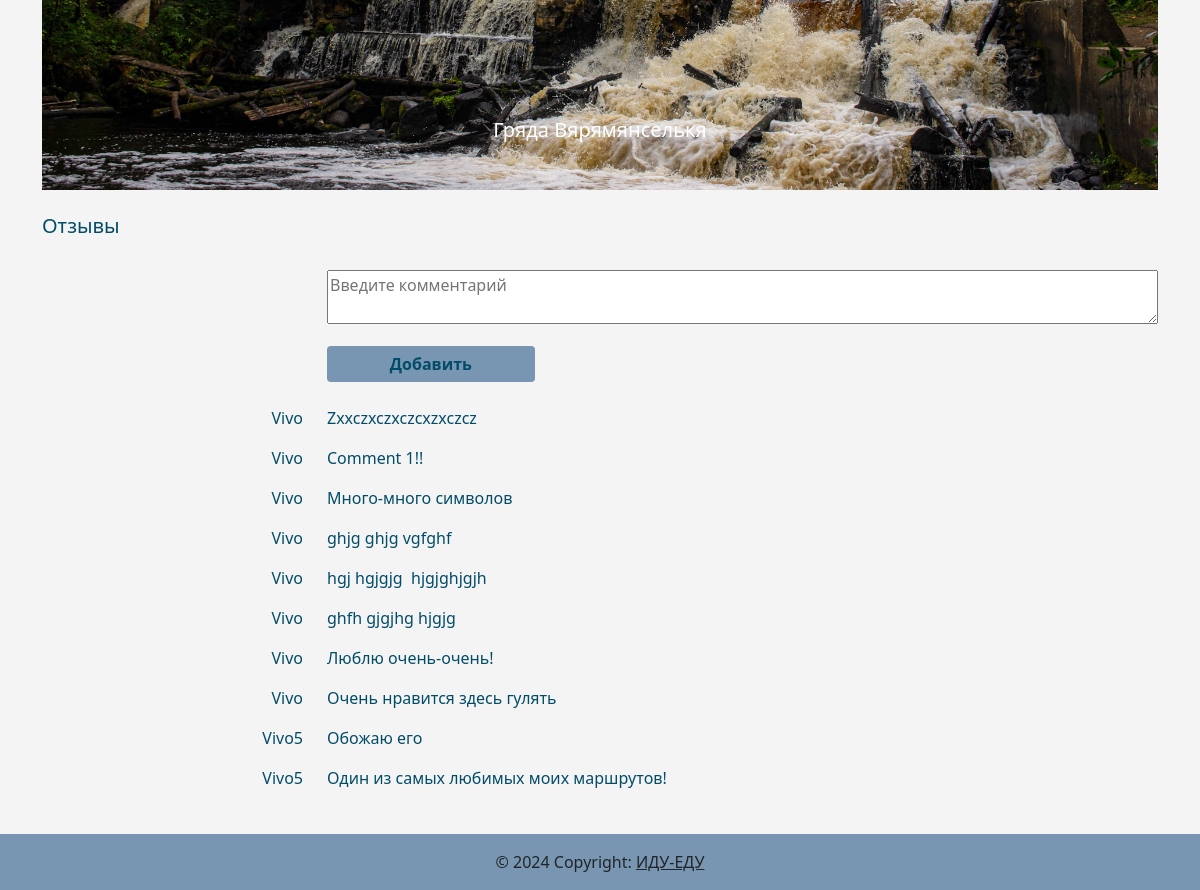
Page /trip/1 (lower part) on the earlier database version.
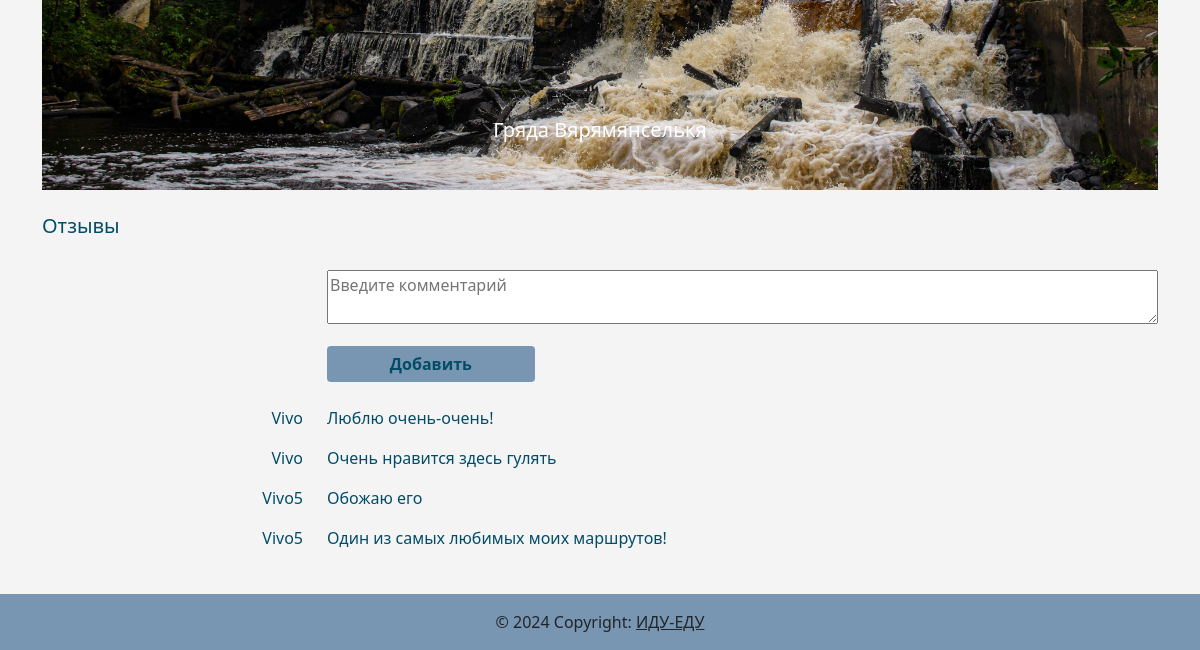
Same page on the later database version.
### models.py (models this page shows, shortened)
class Photo(Base):
    __tablename__ = 'photos'
    id = Column(Integer, primary_key=True, autoincrement=True)
    link = Column(String(100), nullable=False, unique=True)
    photo_name = Column(String(100), nullable=False)
    trips = relationship("Trip", secondary='trip_photos', back_populates='photos')
    trip_description_id = relationship('Trip_description', backref='photos', uselist=False)

class Comment(Base):
    __tablename__ = 'comment'
    id = Column(Integer, primary_key=True, autoincrement=True)
    description = Column(String, nullable=True)
    trip_id = Column(Integer, ForeignKey('trips.id'))
    user_id = Column(Integer(), ForeignKey('user.id'))

class User(Base, UserMixin):
    __tablename__ = 'user'
    id = Column(Integer, primary_key=True, autoincrement=True)
    username = Column(String(100), nullable=False, unique=True)
    about_me = Column(String, nullable=True)
    email = Column(String(100), index=True,
                   unique=True, nullable=True)
    hashed_password = Column(String, nullable=True)
    comment = relationship("Comment", backref="user")

### content_pages/content_pages.py (the view, shortened to what this page needs)
@content_pages.route('/trip/<int:trip_id>', methods=['GET', 'POST'])
def trip(trip_id: int):
    form = CommentForm()
    with models.Session() as session:
        session.commit()
    trip_photos = session.query(models.Trip_photo, models.Photo).join(models.Photo).filter(models.Trip_photo.trip_id==trip_id).all()
    len_trip_photos = len(trip_photos)
    trip_description = session.query(models.Trip, models.Trip_type, models.Trip_level, models.Trip_description, models.Trip_duration, models.Photo).join(models.Trip_type).join(models.Trip_level).join(models.Trip_description).join(models.Trip_duration).join(models.Photo).filter(models.Trip.id == trip_id)
    trip_comments = session.query(models.Comment, models.User).join(models.User).filter(models.Comment.trip_id == trip_id).order_by(models.Comment.id.desc())
    return render_template('trip.html', title=trip_description[0][1].type_name, trip_description=trip_description, trip_photos=trip_photos, len_trip_photos=len_trip_photos, form=form, trip_comments=trip_comments)

### content_pages/content_forms.py
class CommentForm(FlaskForm):
  class Meta:
    locales = ['ru-RU', 'ru']
    def get_translations(self, form):
      return super(FlaskForm.Meta, self).get_translations(form)
  comment = TextAreaField('Say something', validators=[DataRequired(), Length(min=10, max=1000)], render_kw={'style': 'width: 100%', "placeholder": "Введите комментарий"})
  add_btn = SubmitField('Добавить', render_kw={'style': 'width: 25%'})
  update_btn = SubmitField('Изменить', render_kw={'style': 'width: 20%'})
  delete_btn = SubmitField('Удалить', render_kw={'style': 'width: 20%'})

### content_pages/templates/content_pages/trip.html (shortened to what this page needs)
{% extends "base.html" %}
{% block content %}
<div class="container">
    <br>
    <br>
    <div id="carouselExampleControls" class="carousel slide" data-bs-ride="carousel">
        <div class="carousel-inner">
            <div class="carousel-item active">
                <img src="{{ url_for('.static', filename='images/' + trip_photos[0][1].link) }}" class="d-block w-100"
                     alt="{{ trip_photos[0][1].photo_name }}">
                <div class="carousel-caption d-none d-md-block">
                    <h5>{{ trip_photos[0][1].photo_name }}</h5>
                </div>
            </div>
        </div>
        <button class="carousel-control-prev" type="button" data-bs-target="#carouselExampleControls"
                data-bs-slide="prev">
        </button>
        <button class="carousel-control-next" type="button" data-bs-target="#carouselExampleControls"
                data-bs-slide="next">
        </button>
    </div>
    <br>
    <h5>Отзывы</h5>
    <br>
    <div class="row gy-1">
        <div class="col-lg-3 col-md-4 col-ms-12 text-lg-end  text-md-end text-sm-start">
        </div>
        <div class="col-lg-9 col-md-8 col-ms-12">
            <form action="" method="post" novalidate>
                <p>{{ form.comment() }}</p>
                <div>
                    {{ form.add_btn(class_="btn btn-primary") }}
                </div>
            </form>
        </div>
    </div>
    <br>
    {% for item in trip_comments %}
    <div class="row gy-1">
        <div class="col-lg-3 col-md-4 col-ms-12 text-lg-end  text-md-end text-sm-start">
            <p>{{ item[1].username }}</p>
        </div>
        <div class="col-lg-9 col-md-8 col-ms-12">
            <form action="" method="post" novalidate>
                <p style="white-space: pre-wrap">{{ item[0].description }}</p>
            </form>
        </div>
    </div>
    {% endfor %}
    <br>
</div>
{% endblock %}

### templates/base.html (shortened to what this page needs)
<!DOCTYPE html>
<html lang="ru">
<head>
    <link href="https://cdn.jsdelivr.net/npm/bootstrap@5.0.1/dist/css/bootstrap.min.css" rel="stylesheet"
>
    <link rel="stylesheet" href="/static/css/style.css">
</head>
<body>
{% block content %}
{% endblock %}
<div class="fixed-bottom">
    <footer class="bg-body-tertiary text-center text-lg-start">
        <div class="text-center p-3" style="background-color: #7896B1;">
            © 2024 Copyright:
            <a class="text-body" href="/index">ИДУ-ЕДУ</a>
        </div>
    </footer>
</div>
</body>
</html>

### static/css/style.css (style rules this page uses)
body { background-color: #f4f4f4; }
body > .container { padding-top: 100px; padding-bottom: 60px; color: #024C68; }
.carousel-item img { object-fit: cover; vertical-align: middle; border-style: none; height: 60vh; }
.btn-primary, .btn-primary:hover, .btn-primary:active, .btn-primary:focus, .btn-primary:active:after, .btn-primary:visited { background-color: #7896B1; color: #024C68; font-weight: bold; border: none; box-shadow: none !important; width: 100%; text-align: center !important; }

Differences in the rows shown:
removed Comment: username "Vivo", description "Zxxczxczxczcxzxczcz"
removed Comment: username "Vivo", description "Comment 1!!"
removed Comment: username "Vivo", description "Много-много символов"
removed Comment: username "Vivo", description "ghjg ghjg vgfghf"
removed Comment: username "Vivo", description "hgj hgjgjg hjgjghjgjh"
removed Comment: username "Vivo", description "ghfh gjgjhg hjgjg"
